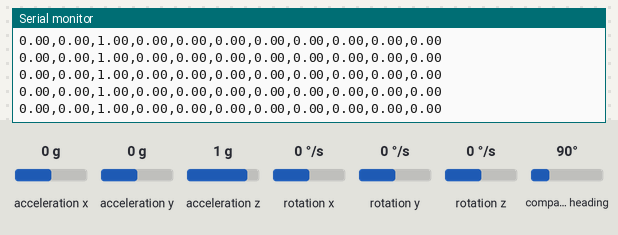
Simulated run of this sketch. Board: Arduino Uno, built with avr-gcc and run on an emulated ATmega328P. On the bench: the last lines printed to the serial monitor. The test bench sets the inputs (shaded band); at power-on: acceleration x 0 g, acceleration y 0 g, acceleration z 1 g, rotation x 0 °/s, rotation y 0 °/s, rotation z 0 °/s, compass heading 90°.

Above: at 2.2 s.
2.3 s: acceleration x set to -1.4 g
At 2.41 s:
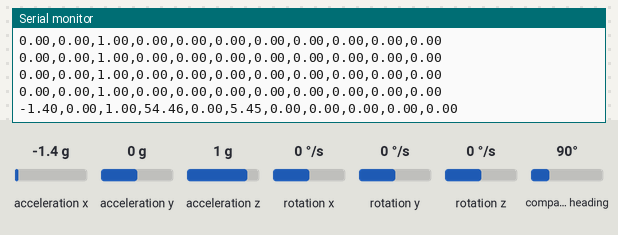
3.8 s: acceleration y set to -1.4 g
At 3.81 s:
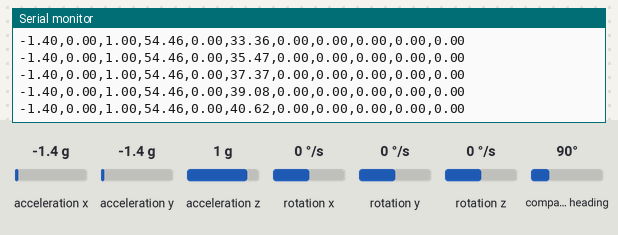
5.3 s: acceleration z set to -1.4 g
At 5.32 s:
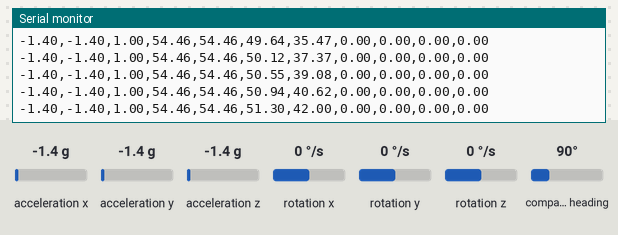
6.8 s: rotation x set to -192 °/s
At 6.84 s:
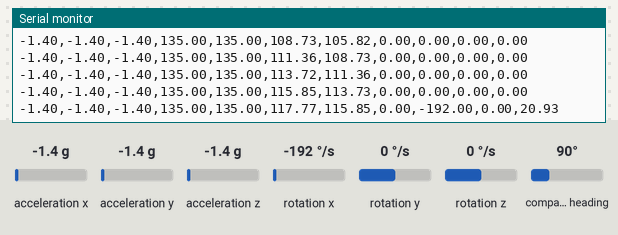
8.3 s: rotation y set to -192 °/s
At 8.36 s:
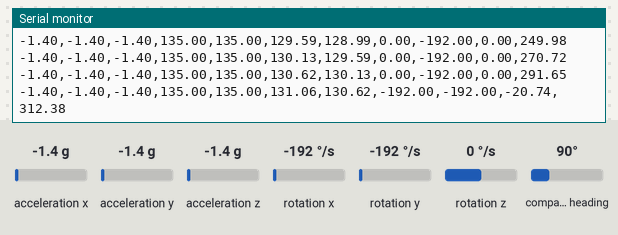
Timing chart, 0 to 10.8 s (numbered marks = the images above; inputs shaded):
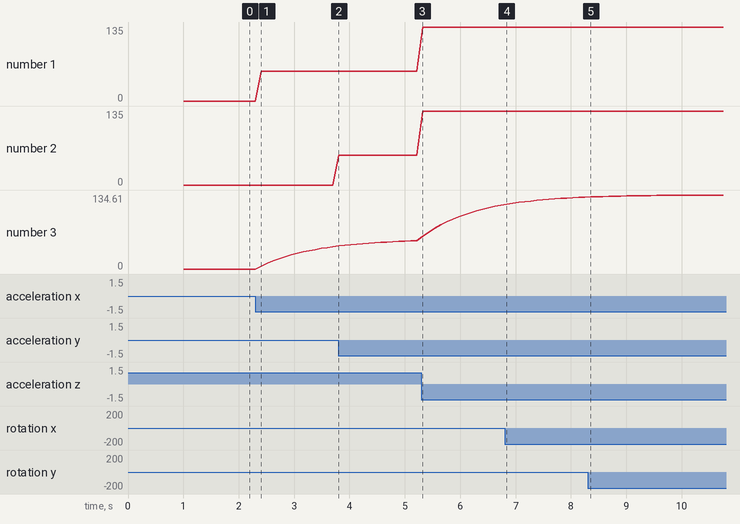

Measured:
- after the input at 2.3 s, the serial monitor: prints a new line after 0.11 s (image 1)
- after the input at 6.8 s, the serial monitor: prints a new line at once (image 4)
- after the input at 8.3 s, the serial monitor: prints a new line after 0.06 s (image 5)
- plotted number 1: 0 → 54.46 after the input at 2.3 s, 54.46 → 135 after the input at 5.3 s
- plotted number 2: 54.46 → 135 after the input at 5.3 s
- plotted number 3: 0 → 40.62 after the input at 2.3 s, 51.3 → 115.85 after the input at 5.3 s

The sketch:

IMU_data_acquisition_orientation_low_pass_filter.ino
```cpp
/* This code reads [ACCELEROMETER] and [GYROSCOPE] data from the BNO055 IMU Sensor
 * with a Low Pass Filter for the output signal
*/

// Libraries
#include <Wire.h> // This library allows to communicate with I2C / TWI devices.
#include <Adafruit_Sensor.h> // Library with drivers that are based on the Adafruit Unified Sensor Driver
#include <Adafruit_BNO055.h> // This is a library for the BNO055 orientation sensor
#include <utility/imumaths.h> // Inertial Measurement Unit Maths Library (it includes matrix.h, quaternions.h and vector.h)
#include <math.h> // Math functions

// Global parameters and objects
#define BNO055_SAMPLERATE_DELAY_MS (100) // Define how fast the sensor sample rate (sample every 100 ms)

Adafruit_BNO055 IMU = Adafruit_BNO055(); // Create IMU object and set what the object is

const float pi = 3.1415926535; // Number Pi

//Variables
float theta, phi;
float theta_meas, phi_meas;
float theta_filt_old = 0, phi_filt_old = 0;
float theta_filt_new, phi_filt_new;

float theta_gyro = 0, phi_gyro = 0;
float Dt; // Change in time
unsigned long millisOld; // Marker of t[n-1]

void setup() {
  // Set the baud rate speed. This is how fast the data is to be sent through the USB connection
  Serial.begin(115200);

  // Print initial message
  Serial.println("BNO055 IMU Sensor Raw Data Initialized");
  Serial.println("");

  // Start the IMU sensor
  IMU.begin();

  // Wait 1000 ms to ensure the sensor starts correctly
  delay(1000);

  // Change the time clock on the chip to the time clock on board of the IMU
  IMU.setExtCrystalUse(true);

  // Start millis counter
  millisOld = millis();
}

void loop() {

  // Work with the imu sensor from Adafruit library
  // Go to BNO055's 'imu' and bring back a vector of 3 components into 'acc' (accelerometer) for the specific object IMU
  imu::Vector<3> acc = IMU.getVector(Adafruit_BNO055::VECTOR_ACCELEROMETER);
  // Go to BNO055's 'imu' and bring back a vector of 3 components into 'gyro (gyroscope) for the specific object IMU
  imu::Vector<3> gyro = IMU.getVector(Adafruit_BNO055::VECTOR_GYROSCOPE);

  // Parameters
  // Tilt approximation and normalize it to '1g' and convert into degrees
  theta_meas = - atan2(acc.x()/9.81,acc.z()/9.81)/(2*pi)*360;
  phi_meas = - atan2(acc.y()/9.81,acc.z()/9.81)/(2*pi)*360;

  theta_filt_new = theta_filt_old*0.9 + theta_meas*0.1;
  phi_filt_new = phi_filt_old*0.9 + phi_meas*0.1;

  // Change in time (seconds)
  Dt = (millis()-millisOld)/1000.;
  millisOld = millis();

  theta_gyro = theta_gyro + gyro.y()*Dt;
  phi_gyro = phi_gyro - gyro.x()*Dt; // Negative sign due to body axis

  // Print Acceleration data
  Serial.print(acc.x()/9.81);
  Serial.print(",");
  Serial.print(acc.y()/9.81);
  Serial.print(",");
  Serial.print(acc.z()/9.81);
  Serial.print(",");
  // Raw data
  Serial.print(theta_meas);
  Serial.print(",");
  Serial.print(phi_meas);
  Serial.print(",");
  // Filtered data
  Serial.print(theta_filt_new);
  Serial.print(",");
  Serial.print(phi_filt_new);

  // Gryoscope data
  Serial.print(",");
  Serial.print(gyro.y()); // Pitch Rotational velocity
  Serial.print(",");
  Serial.print(gyro.x()); // Roll Rotational velocity

  Serial.print(",");
  Serial.print(theta_gyro); // Pitch
  Serial.print(",");
  Serial.println(phi_gyro); // Roll

  // Next iteration
  theta_filt_old = theta_filt_new;
  phi_filt_old = phi_filt_new;

  // Wait the specified delay before requesting next data
  delay(BNO055_SAMPLERATE_DELAY_MS);

}
```
